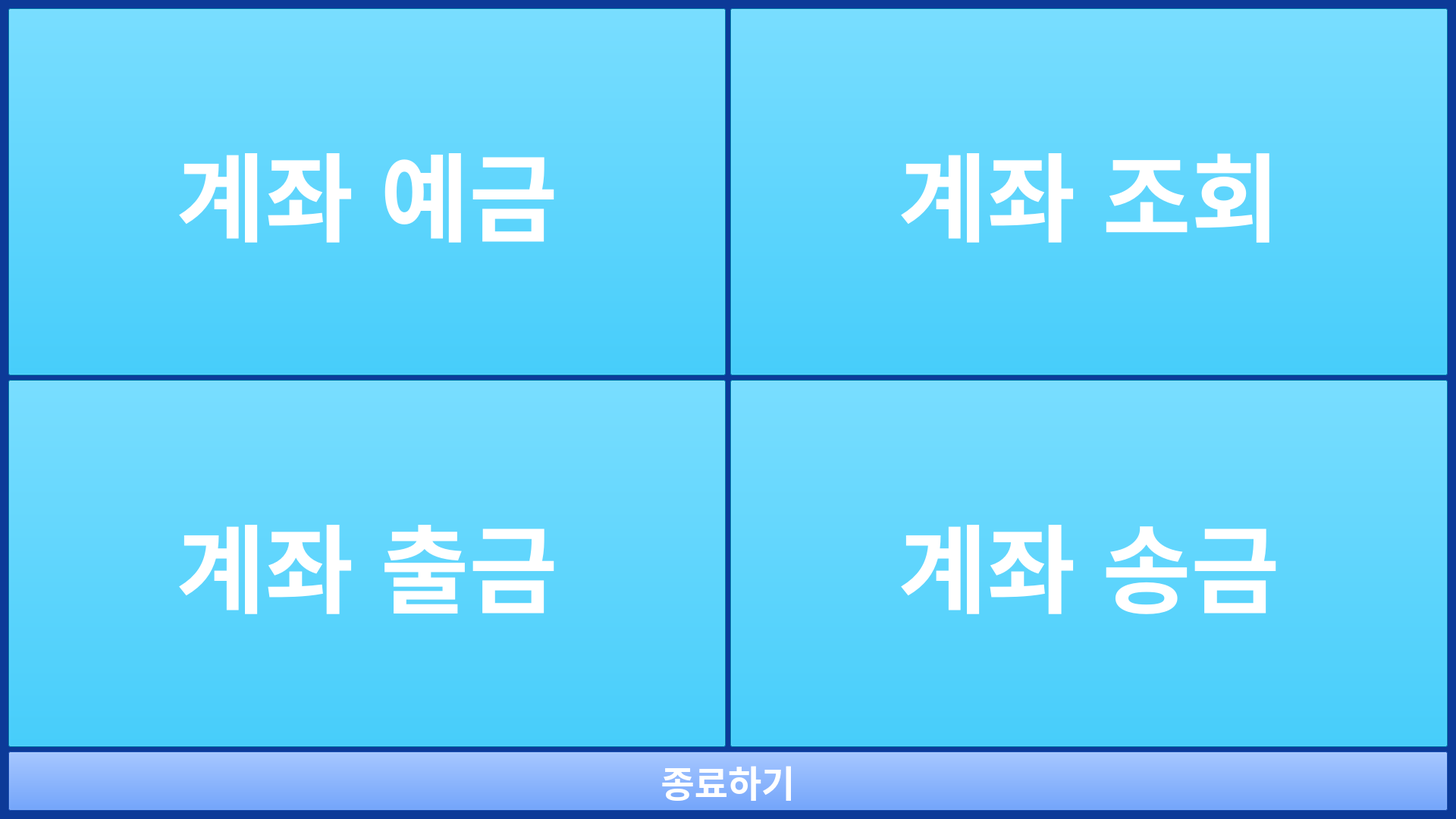
<?xml version="1.0" encoding="UTF-8"?>
<ui version="4.0">
 <class>MainMenuUI</class>
 <widget class="QWidget" name="MainMenuUI">
  <property name="geometry">
   <rect>
    <x>0</x>
    <y>0</y>
    <width>1920</width>
    <height>1080</height>
   </rect>
  </property>
  <property name="windowTitle">
   <string>Form</string>
  </property>
  <property name="styleSheet">
   <string notr="true">background-color: rgb(12, 58, 152);</string>
  </property>
  <layout class="QVBoxLayout" name="verticalLayout_2">
   <item>
    <layout class="QVBoxLayout" name="verticalLayout">
     <item>
      <layout class="QGridLayout" name="gridLayout">
       <item row="0" column="0">
        <widget class="QPushButton" name="DepositButton">
         <property name="sizePolicy">
          <sizepolicy hsizetype="Preferred" vsizetype="Preferred">
           <horstretch>0</horstretch>
           <verstretch>0</verstretch>
          </sizepolicy>
         </property>
         <property name="font">
          <font>
           <pointsize>95</pointsize>
           <bold>true</bold>
          </font>
         </property>
         <property name="styleSheet">
          <string notr="true">color: rgb(255, 255, 255);
background-color: rgb(1, 180, 245);</string>
         </property>
         <property name="text">
          <string>계좌 예금</string>
         </property>
        </widget>
       </item>
       <item row="0" column="1">
        <widget class="QPushButton" name="BalanceButton">
         <property name="sizePolicy">
          <sizepolicy hsizetype="Preferred" vsizetype="Preferred">
           <horstretch>0</horstretch>
           <verstretch>0</verstretch>
          </sizepolicy>
         </property>
         <property name="font">
          <font>
           <pointsize>95</pointsize>
           <bold>true</bold>
          </font>
         </property>
         <property name="styleSheet">
          <string notr="true">color: rgb(255, 255, 255);
background-color: rgb(1, 180, 245);</string>
         </property>
         <property name="text">
          <string>계좌 조회</string>
         </property>
        </widget>
       </item>
       <item row="1" column="0">
        <widget class="QPushButton" name="WithdrawButton">
         <property name="sizePolicy">
          <sizepolicy hsizetype="Preferred" vsizetype="Preferred">
           <horstretch>0</horstretch>
           <verstretch>0</verstretch>
          </sizepolicy>
         </property>
         <property name="font">
          <font>
           <pointsize>95</pointsize>
           <bold>true</bold>
          </font>
         </property>
         <property name="styleSheet">
          <string notr="true">color: rgb(255, 255, 255);
background-color: rgb(1, 180, 245);</string>
         </property>
         <property name="text">
          <string>계좌 출금</string>
         </property>
        </widget>
       </item>
       <item row="1" column="1">
        <widget class="QPushButton" name="SendButton">
         <property name="sizePolicy">
          <sizepolicy hsizetype="Preferred" vsizetype="Preferred">
           <horstretch>0</horstretch>
           <verstretch>0</verstretch>
          </sizepolicy>
         </property>
         <property name="font">
          <font>
           <pointsize>95</pointsize>
           <bold>true</bold>
          </font>
         </property>
         <property name="styleSheet">
          <string notr="true">color: rgb(255, 255, 255);
background-color: rgb(1, 180, 245);</string>
         </property>
         <property name="text">
          <string>계좌 송금</string>
         </property>
        </widget>
       </item>
      </layout>
     </item>
     <item>
      <widget class="QPushButton" name="QuitButton">
       <property name="sizePolicy">
        <sizepolicy hsizetype="Preferred" vsizetype="Maximum">
         <horstretch>0</horstretch>
         <verstretch>0</verstretch>
        </sizepolicy>
       </property>
       <property name="font">
        <font>
         <pointsize>36</pointsize>
         <bold>true</bold>
        </font>
       </property>
       <property name="styleSheet">
        <string notr="true">color: rgb(255, 255, 255);
background-color: rgb(44, 118, 255);</string>
       </property>
       <property name="text">
        <string>종료하기</string>
       </property>
      </widget>
     </item>
    </layout>
   </item>
  </layout>
 </widget>
 <resources/>
 <connections/>
</ui>
